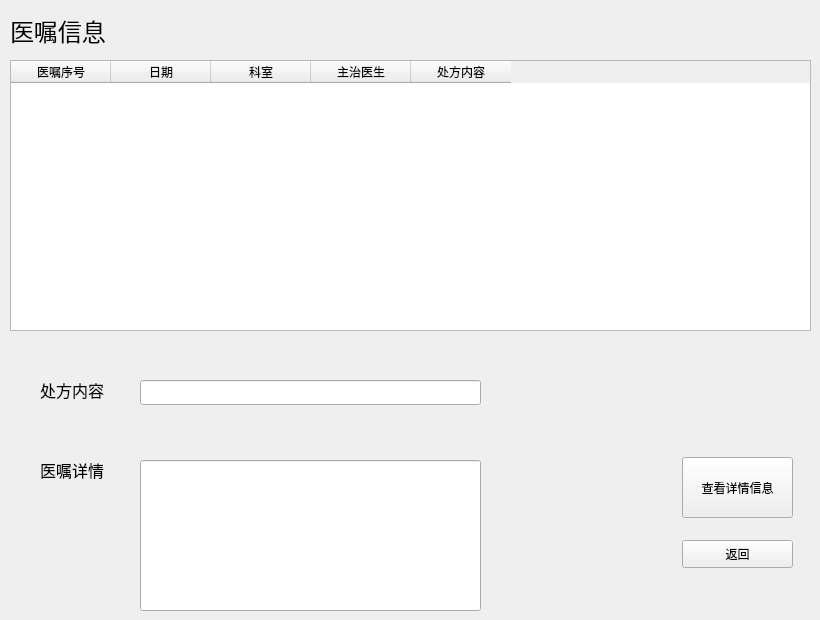
        <widget class="QWidget" name="page_advice">
         <widget class="QLabel" name="label_advice">
          <property name="geometry">
           <rect>
            <x>10</x>
            <y>10</y>
            <width>131</width>
            <height>41</height>
           </rect>
          </property>
          <property name="text">
           <string>&lt;html&gt;&lt;head/&gt;&lt;body&gt;&lt;p&gt;&lt;span style=&quot; font-size:18pt;&quot;&gt;医嘱信息&lt;/span&gt;&lt;/p&gt;&lt;/body&gt;&lt;/html&gt;</string>
          </property>
         </widget>
         <widget class="QTableWidget" name="tableWidget_advice">
          <property name="geometry">
           <rect>
            <x>10</x>
            <y>60</y>
            <width>801</width>
            <height>271</height>
           </rect>
          </property>
          <column>
           <property name="text">
            <string>医嘱序号</string>
           </property>
          </column>
          <column>
           <property name="text">
            <string>日期</string>
           </property>
          </column>
          <column>
           <property name="text">
            <string>科室</string>
           </property>
          </column>
          <column>
           <property name="text">
            <string>主治医生</string>
           </property>
          </column>
          <column>
           <property name="text">
            <string>处方内容</string>
           </property>
          </column>
         </widget>
         <widget class="QLabel" name="label_prescription_content">
          <property name="geometry">
           <rect>
            <x>40</x>
            <y>370</y>
            <width>81</width>
            <height>41</height>
           </rect>
          </property>
          <property name="text">
           <string>&lt;html&gt;&lt;head/&gt;&lt;body&gt;&lt;p&gt;&lt;span style=&quot; font-size:12pt;&quot;&gt;处方内容&lt;/span&gt;&lt;/p&gt;&lt;/body&gt;&lt;/html&gt;</string>
          </property>
         </widget>
         <widget class="QLineEdit" name="lineEdit_prescription_content">
          <property name="geometry">
           <rect>
            <x>140</x>
            <y>380</y>
            <width>341</width>
            <height>25</height>
           </rect>
          </property>
         </widget>
         <widget class="QLabel" name="label_advicedetail">
          <property name="geometry">
           <rect>
            <x>40</x>
            <y>450</y>
            <width>91</width>
            <height>41</height>
           </rect>
          </property>
          <property name="text">
           <string>&lt;html&gt;&lt;head/&gt;&lt;body&gt;&lt;p&gt;&lt;span style=&quot; font-size:12pt;&quot;&gt;医嘱详情&lt;/span&gt;&lt;/p&gt;&lt;/body&gt;&lt;/html&gt;</string>
          </property>
         </widget>
         <widget class="QLineEdit" name="lineEdit_advicedetail">
          <property name="geometry">
           <rect>
            <x>140</x>
            <y>460</y>
            <width>341</width>
            <height>151</height>
           </rect>
          </property>
         </widget>
         <widget class="QPushButton" name="pushButton_advicedetail">
          <property name="geometry">
           <rect>
            <x>682</x>
            <y>457</y>
            <width>111</width>
            <height>61</height>
           </rect>
          </property>
          <property name="text">
           <string>查看详情信息</string>
          </property>
         </widget>
         <widget class="QPushButton" name="pushButton_advice_back">
          <property name="geometry">
           <rect>
            <x>682</x>
            <y>540</y>
            <width>111</width>
            <height>28</height>
           </rect>
          </property>
          <property name="text">
           <string>返回</string>
          </property>
         </widget>
        </widget>
